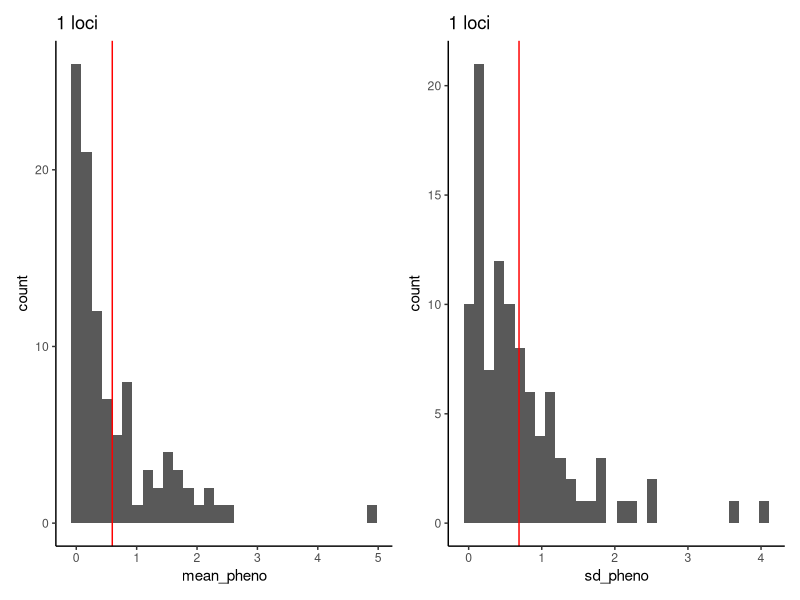
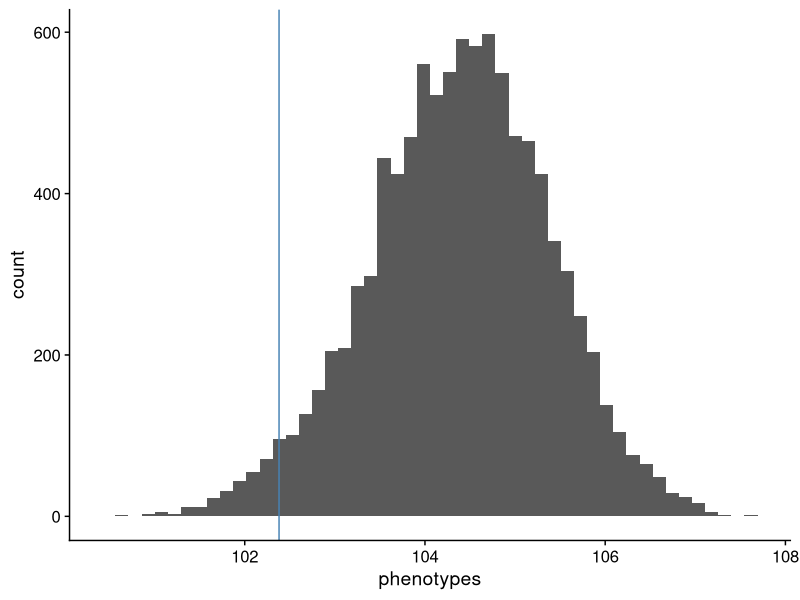
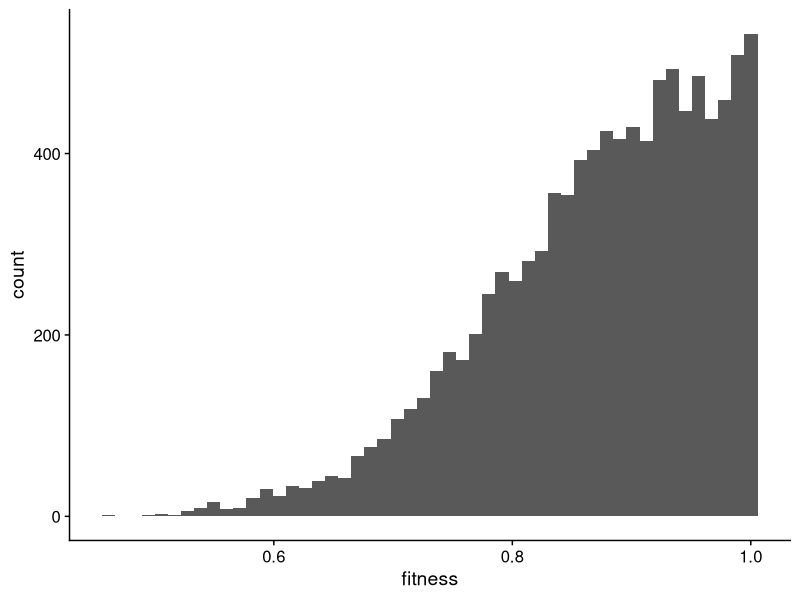
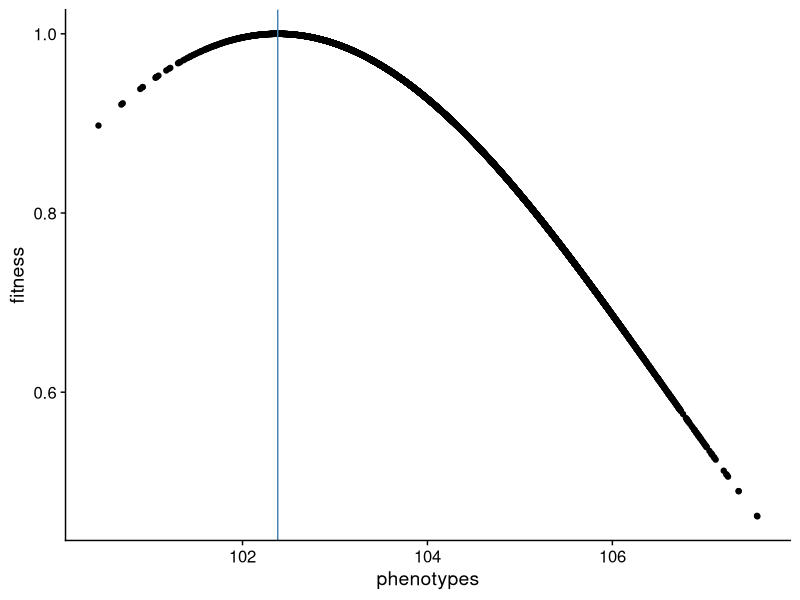
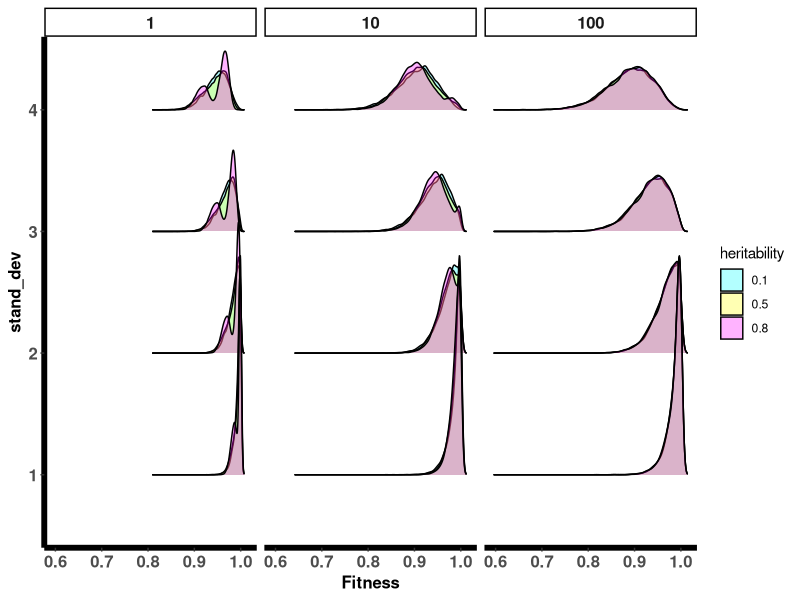
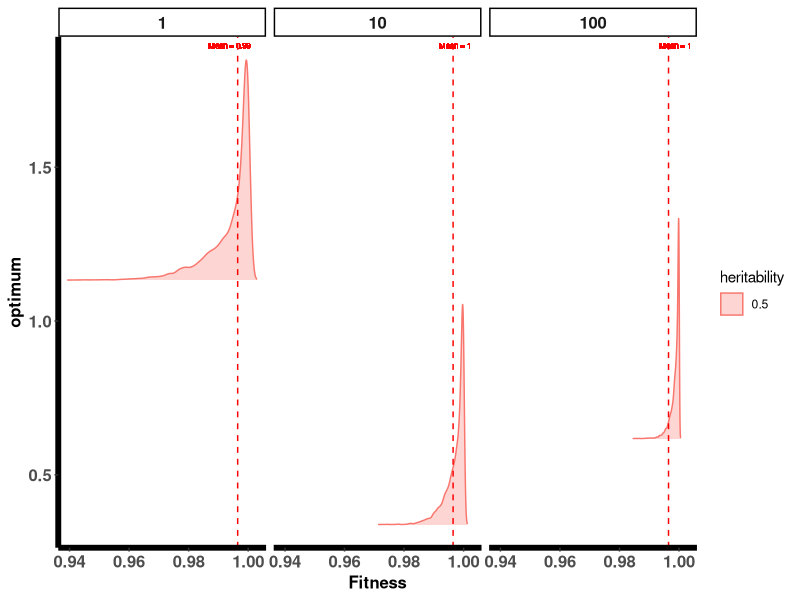

Write the R code that produced these figures, in order. (Note: this script raises an error after producing the figures.)
## ---- chunk 1
library(tidyverse)
library(patchwork)
library(cowplot)

seeds <- round(seq(1234, 2500, length.out = 100))

nloci <- 1
ninds <- 10000
h2 <- 0.5

mean_pheno <- numeric(length = length(seeds))
sd_pheno <- numeric(length = length(seeds))

for (i in seq_along(seeds)) {
  seed <- seeds[i]
  set.seed(seed)
  
  effects <- rexp(nloci)
  markers <- runif(nloci, 0, 1) #Probability of carrying a given allele 
  additive <- numeric(length = ninds)
  
  for (ind in 1:ninds) {
    geno <- rbinom(nloci, 1, markers)
    effs <- geno*effects
    additive[ind] <- sum(effs)
  }
  V_A <- var(additive)
  V_E <- (V_A/h2)- V_A
  env <- rnorm(ninds, 0.0, sqrt(V_E))
  
  df <- tibble(phenotypes = additive + env)
  #df$phenotypes <- (df$phenotypes / sd(df$phenotypes))
  mean_pheno[i] <- mean(df$phenotypes)
  sd_pheno[i] <- sd(df$phenotypes)
}

mypheno <- tibble(mean_pheno = mean_pheno, sd_pheno = sd_pheno)
# head(mypheno)
# max(mypheno$mean_pheno)
# min(mypheno$mean_pheno)

µs <- mypheno %>% summarise(µp = mean(mean_pheno), µsd = mean(sd_pheno))
## ---- chunk 2
library(patchwork)

p1 <- ggplot()+
  geom_histogram(data = mypheno, aes(mean_pheno), bins = 30)+
  geom_vline(xintercept = µs$µp, color = "red")+
  ggtitle("1 loci")+
  theme(plot.title = element_text(hjust = 0.5))+
  theme_classic()

p2 <- ggplot()+
  geom_histogram(data = mypheno, aes(sd_pheno), bins = 30)+
  geom_vline(xintercept = µs$µsd, color = "red")+
  ggtitle("1 loci")+
  theme(plot.title = element_text(hjust = 0.5))+
  theme_classic()

p1|p2
## ---- chunk 3
library(tidyverse)
library(cowplot)
theme_set(theme_cowplot())

rm(list = ls())
set.seed(7711)

#how many loci
nloci <- 1

#how many individuals
ninds <- 10000

#heritability
h2 <- 0.5

#get effects
effects <- rexp(nloci)
#effects <- rgamma(nloci, 8, 7)
#effects <- rbeta(nloci, 1, 1)
#get freqs
markers <- runif(nloci,0.01,0.99)

additive <- numeric(length = ninds)

for(ii in 1:ninds){
  #get genotype for 10 loci for one individual
  geno <- rbinom(rep(1,10),rep(1,10), markers)
  effs <- geno*effects
  additive[ii] <- sum(effs)
}

V_A <- var(additive)
V_E <- (V_A/h2)- V_A
env <- rnorm(ninds, 0.0, sqrt(V_E))

phenotypes <- tibble(phenotypes = additive + env)

phenotypes$phenotypes <- (phenotypes$phenotypes/ sd(phenotypes$phenotypes)) + 100

#phenotypes$phenotypes <- ((phenotypes$phenotypes - mean(phenotypes$phenotypes))/sd(phenotypes$phenotypes)) + 100


#phenotypes$phenotypes <- (phenotypes$phenotypes/ max(phenotypes$phenotypes))  + 100
#phenotypes$phenotypes <- quantile(phenotypes$phenotypes, rank(phenotypes$phenotypes)/ length(phenotypes$phenotypes))
#phenotypes$phenotypes <- (phenotypes$phenotypes - mean(phenotypes$phenotypes))/ sd(phenotypes$phenotypes) 
#phenotypes$phenotypes <- ((phenotypes$phenotypes - min(phenotypes$phenotypes))/ (max(phenotypes$phenotypes) - min(phenotypes$phenotypes)))
#phenotypes$phenotypes <- (phenotypes$phenotypes/ mean(phenotypes$phenotypes))  + 100

#define new optimum
new_opt <- mean(phenotypes$phenotypes) - sd(phenotypes$phenotypes)*2

phenotypes |>
  ggplot(aes(x=phenotypes)) +
  geom_histogram(bins = 50) +
  geom_vline(xintercept = new_opt, color = "steelblue")


scaling_f <- mean(phenotypes$phenotypes)
  
#phenotypes$fitness <- 1 - ((phenotypes$phenotypes - new_opt)^2/phenotypes$phenotypes) #Quadratic
#phenotypes$fitness <- exp(-(1/10) * (phenotypes$phenotypes - new_opt)^2)# we can alsp try 1/
phenotypes$fitness <- exp(-(3/mean(phenotypes$phenotypes)) * ((phenotypes$phenotypes - new_opt))^2)

#phenotypes$fitness <- exp(-(3/(scaling_f)) * (phenotypes$phenotypes - new_opt)^2)
#phenotypes$fitness <- (dnorm(new_opt - phenotypes$phenotypes, 10))

phenotypes |>
  ggplot(aes(x=fitness)) +
  geom_histogram(bins = 50)


phenotypes |>
  ggplot(aes(phenotypes, fitness)) +
  geom_point() +
  #ylim(0,1) +
  geom_vline(xintercept = new_opt, color = "steelblue")
 #  
## ---- chunk 4
# nloci <- c(1, 10, 30, 100, 300, 1000)
# ninds <- 10000
# h2s <- c(0.1, 0.5, 0.8)
# sds <- 1:4
# 
# seeds <-1234 #round(seq(1234, 2500, length.out = 50))
# 
# # Initialize df dataframe
# df <- tibble()
# 
# for (seed in seeds) {
#   set.seed(seed)
#   
#   for(locus in nloci){
#     effects <- rexp(locus)
#     markers <- runif(locus, 0, 1) # Probability of carrying a given allele
#     additive <- numeric(length = ninds)
#     
#     for (ind in 1:ninds) {
#       geno <- rbinom(locus, 1, markers)
#       effs <- geno * effects
#       additive[ind] <- sum(effs)
#       V_A <- locus/3 # Scaling VA based on the observation
#     }
#    # V_A <- locus/3
#     #V_A <- var(additive)
#     
#     for(h2 in h2s){
#       V_E <- (V_A / h2) - V_A
#       env <- rnorm(ninds, 0.0, sqrt(V_E))
#       
#       for (sd in sds) {
#         myphedata <- tibble(
#           phenotypes = additive + env,
#           
#           mup = 0.5*locus, # Expected mean
#           sdp = sqrt(locus/(3*h2)), #Expected standard deviation
#           phenotype = ((phenotypes - mup)/sdp), # Phenotype scaling
#           
#           optimum = mean(phenotype) + (sd * sd(phenotype)),
#           sd = sd,  # Add sd column
#           seed = seed,  # Add seed column
#           h2 = h2,  # Add h2 column
#           locus = locus  # Add locus column
#         )
#         df <- bind_rows(df, myphedata)
#       }
#     }
#   }
# }
# 
# newdataset <- df %>% group_by(seed, sd, locus, h2) %>%
#   mutate(Fitness = exp(-(1/150) * (phenotype - optimum)^2),
#     heritability = factor(h2),
#     stand_dev = factor(sd))

## ---- chunk 5
# library(ggridges)
# theme_set(theme_classic())
# 
# ggplot(newdataset, aes(y = stand_dev, x = Fitness)) +
#   geom_density_ridges(aes(fill = heritability), alpha = 0.3,bandwidth = 0.01) + 
#   scale_fill_manual(values = c("cyan", "yellow", "magenta")) +
#   facet_grid(~locus)+
#   theme(axis.text = element_text(size = 12, face = "bold"),
#         axis.line = element_line(size = 2),
#         axis.title = element_text(size = 12, face = "bold"),
#         strip.text = element_text(size = 12, face = "bold"))
## ---- chunk 6
rm(list = ls())
library(tidyverse)

nloci <- c(1, 10, 100) #, 500, 1000, 10000
ninds <- 10000
h2s <- c(0.1, 0.5, 0.8)
sds <- 1:4

seeds <-1234 #round(seq(1234, 2500, length.out = 50))

# Initialize df dataframe
df <- tibble()

for (seed in seeds) {
  set.seed(seed)
  
  for(locus in nloci){
    effects <- rexp(locus)
    markers <- runif(locus, 0, 1) # Probability of carrying a given allele
    additive <- numeric(length = ninds)
    
    for (ind in 1:ninds) {
      geno <- rbinom(locus, 1, markers)
      effs <- geno * effects
      additive[ind] <- sum(effs)
    }
    V_A <- var(additive)#locus/3
    
    for(h2 in h2s){
      V_E <- (V_A / h2) - V_A
      env <- rnorm(ninds, 0.0, sqrt(V_E))

       for (sd in sds) {
         #sdp <- sqrt(locus / (3 * h2))
        if (locus == 1) {
          sdp <- sqrt(locus*3/h2)
        } else {
          sdp <- sqrt(locus / (3 * h2))
        }
        myphedata <- tibble(
          phenotypes = additive + env,
          
          mup = 0.5*locus, # Expected mean
          sdp = sdp, #Expected standard deviation.         
          phenotype = ((phenotypes - mup)/sdp), # Phenotype scaling
          
          optimum = mean(phenotype) + sd * sd(phenotype),
          ## Fitness = ifelse(locus==1, exp(-(1/100) * (phenotype - optimum)^2), 
            ##                exp(-(1/locus) * (phenotype - optimum)^2)),
          sd = sd,  # Add sd column
          seed = seed,  # Add seed column
          h2 = h2,  # Add h2 column
          locus = locus  # Add locus column
        )
        df <- bind_rows(df, myphedata)
      }
    }
  }
}

newdataset <- df %>% #group_by(sd, locus, h2) %>%
  mutate(heritability = factor(h2),
    stand_dev = factor(sd),
    Fitness = ifelse(locus==1, exp(-(1/150) * (phenotype - optimum)^2), 
                           exp(-(1/150) * (phenotype - optimum)^2))
    )

## ---- chunk 7
library(cowplot)
library(patchwork)
library(ggridges)
theme_set(theme_classic())

ggplot(newdataset, aes(y = stand_dev, x = Fitness)) +
  geom_density_ridges(aes(fill = heritability), alpha = 0.3) + # ,bandwidth = 0.12, rel_min_height = 0.0005
  scale_fill_manual(values = c("cyan", "yellow", "magenta")) +
  facet_grid(~locus, scales = "free_y")+
  #scale_y_discrete(expand = c(0.01, 0))+
  theme(axis.text = element_text(size = 12, face = "bold"),
        axis.line = element_line(size = 2),
        axis.title = element_text(size = 12, face = "bold"),
        strip.text = element_text(size = 12, face = "bold"))
## ---- chunk 8
rm(list = ls())
library(tibble)
library(dplyr)

nloci <- c(1, 10, 100) #, 500, 1000, 10000
ninds <- 10000
h2s <- c(0.5)
sds <- 1

seeds <- 1234 #round(seq(1234, 2500, length.out = 50))

# Initialize df dataframe
df <- tibble()

for (seed in seeds) {
  set.seed(seed)
  
  for (locus in nloci) {
    effects <- rexp(locus)
    markers <- runif(locus, 0, 1) # Probability of carrying a given allele
    additive <- numeric(length = ninds)
    
    for (ind in 1:ninds) {
      geno <- rbinom(locus, 1, markers)
      effs <- geno * effects
      additive[ind] <- sum(effs)
    }
    V_A <- var(additive) # locus/3
    
    for (h2 in h2s) {
      V_E <- (V_A / h2) - V_A
      env <- rnorm(ninds, 0.0, sqrt(V_E))
      
      for (sd in sds) {
        if (locus == 1) {
          sdp <- sqrt(locus * 3 / h2)
        } else {
          sdp <- sqrt(locus / (3 * h2))
        }
        myphedata <- tibble(
          phenotypes = additive + env,
          mup = 0.5 * locus, # Expected mean
          sdp = sdp, # Expected standard deviation
          phenotype = ((phenotypes - mup) / sdp), # Phenotype scaling
          optimum = mean(phenotype) + sd * sd(phenotype),
          sd = sd, # Add sd column
          seed = seed, # Add seed column
          h2 = h2, # Add h2 column
          locus = locus # Add locus column
        )
        df <- bind_rows(df, myphedata)
      }
    }
  }
}

newdataset <- df %>% group_by(sd, locus, h2, optimum) %>%
  mutate(
    heritability = factor(h2),
    stand_dev = factor(sd),
    Fitness = ifelse(locus == 1, exp(-(1/150) * (phenotype - optimum)^2),
                     exp(-(1/(150 * sqrt(locus))) * (phenotype - optimum)^2))
  )

## ---- chunk 9

newdataset2 <- newdataset %>% group_by(sd, locus, heritability) %>%
  mutate(Fitness = (round(Fitness, digits = 6)),
         Optimum = factor(round(optimum, digits = 6)),
         Mean_Fitness = mean(Fitness, na.rm = TRUE)) %>%
  filter(stand_dev ==1)

ggplot(newdataset2, aes(y = optimum, x = Fitness, color = heritability)) +
  geom_density_ridges(aes(fill = heritability), alpha = 0.3) +
  geom_vline(aes(xintercept = mean(Fitness)), linetype="dashed", color = "red") +
  geom_text(aes(x = Mean_Fitness, label = paste("Mean =", round(Mean_Fitness, 2))), y = Inf, vjust = 2, color = "red", size = 2) +
  facet_grid(~locus, scales = "free_y")+
  theme(axis.text = element_text(size = 12, face = "bold"),
        axis.line = element_line(size = 2),
        axis.title = element_text(size = 12, face = "bold"),
        strip.text = element_text(size = 12, face = "bold"))
## ---- chunk 10
# # plot of Optimum vs. sd
# ggplot(newdataset, aes(x = sd, y = optimum,  color = heritability)) +
#   geom_point() +
#   facet_wrap(~locus, scales = "free_y")+
#   labs( title = "optimum vs. Standard Deviation",
#         x = "Standard Deviation (sd)",
#         y = "optimum"
#   )+
#   theme(plot.title = element_text(hjust = 0.5))
## ---- chunk 11
# # Calculate the sequential difference t1 - t in optimum
# 
# newdataset2 <- newdataset %>% 
#   #dplyr::filter(h2 > 0.1) %>% 
#   dplyr::select(optimum, sd, heritability, locus, Fitness, phenotype) %>% 
#   distinct() %>% 
#   group_by(locus, heritability) %>% 
#   arrange(sd) %>% 
#   mutate(optimum_diff = c(NA, diff(optimum)),
#          Fitness = as.factor(round(Fitness, digits = 5))) %>% 
#   drop_na()
# 
# # Create the modified plot
# ggplot(newdataset2, aes(x = sd, y = optimum_diff, color = heritability)) +
#   geom_point() +
#   facet_wrap(~locus, scales = "free_y") +
#   labs(
#     title = "Optimal Difference  vs. Standard Deviation",
#     x = "Standard Deviation (sd)",
#     y = "Optimal Difference"
#   )+
#   theme(plot.title = element_text(hjust = 0.5))
## ---- chunk 12
# 
# library(ggridges)
# theme_set(theme_classic())
# 
# ggplot(newdataset, aes(x = phenotype, y = Fitness, fill = heritability)) +
#   #geom_density_ridges(aes(fill = heritability), alpha = 0.3) + 
#   geom_histogram()+
#   #scale_fill_manual(values = c("cyan", "yellow", "magenta")) +
#   facet_grid(~locus, scales = "free_y")+
#   #scale_y_discrete(expand = c(0.01, 0))+
#   theme(axis.text = element_text(size = 12, face = "bold"),
#         axis.line = element_line(size = 2),
#         axis.title = element_text(size = 12, face = "bold"),
#         strip.text = element_text(size = 12, face = "bold"))
## ---- chunk 13
newdataset2 <- df %>% group_by(seed, sd, locus, h2) %>%
  mutate(heritability = factor(h2),
    stand_dev = factor(sd),
    Fitness = as.factor(round(Fitness, digits = 5)))

ggplot(newdataset2, aes(phenotype, Fitness, fill = heritability)) +
  geom_density_ridges(aes(fill = heritability), alpha = 0.3) +
  facet_grid(~locus, scales = "free_y")+
  theme(axis.text = element_text(size = 12, face = "bold"),
        axis.line = element_line(size = 2),
        axis.title = element_text(size = 12, face = "bold"),
        strip.text = element_text(size = 12, face = "bold"))
## ---- chunk 14
#unique(newdataset2$Fitness)
## ---- chunk 15
rm(list = ls())
library(tibble)
library(dplyr)

nloci <- c(1, 10, 100, 300)
ninds <- 10000
h2s <- c(0.1, 0.5, 0.8)
sds <- 1:4

seeds <- 690897

# Initialize df as an empty tibble
df <- tibble()#numeric(length = ninds)

  # Loop for loci
  for (locus in nloci) {
    effects <- rexp(locus)
    markers <- runif(locus, 0, 1)
    additive <- numeric(length = ninds)

    #  Additive effects for individuals
    for (ind in 1:ninds) {
      geno <- rbinom(locus, 1, markers)
      effs <- geno * effects
      additive[ind] <- sum(effs)
    }
    V_A <- locus / 3

    # Loop for heritabilities
    for (h2 in h2s) {
      V_E <- (V_A / h2) - V_A
      env <- rnorm(ninds, 0.0, sqrt(V_E))
      
      for (stand in sds) {
        myphedata <- tibble(
          phenotypes = additive + env,
          mup = 0.5 * locus, # Expected mean
          sdp = ifelse(locus == 1, sqrt((3*locus) / h2), sqrt(locus / (3 * h2))), 
          phenotype = (phenotypes - mup) / sdp, # Phenotype scaling
          optimum = mean(phenotype) + (stand * sd(phenotype)),
          Fitness = ifelse(locus <= 10, exp(-(1/100) * (phenotype - optimum)^2), 
                           exp(-(1/(100*sdp)) * (phenotype - optimum)^2)),
          stand = stand,  
          h2 = h2,  
          locus = locus
        )
        df <- bind_rows(df, myphedata)
      }
    }
  }

## ---- chunk 16
newdataset <- df %>%
  group_by(stand, locus, h2) %>%
  mutate(
    heritability = factor(h2),
    stand_dev = factor(stand),
    optimum = factor(optimum),
    mean_fitness = mean(Fitness)
  )
## ---- chunk 17
library(ggplot2)
library(ggridges)
theme_set(theme_classic())

ggplot(newdataset %>% filter(stand==4, heritability == 0.5), aes(x = Fitness, y = round(optimum, digits = 4))) +
  geom_density_ridges(aes(fill = heritability), alpha = 0.3, bandwidth = 0.01) + # fill = heritability
  scale_fill_manual(values = c("magenta", "cyan", "yellow")) +
  geom_vline(aes(xintercept = mean_fitness), color = "darkblue") +
  geom_text(aes(x = mean_fitness, label = paste("Mean =", round(mean_fitness, 4)),), y = 3, vjust = 0.5, hjust = 0.5, color = "darkblue", size = 2) +
  facet_grid(~locus)
## ---- chunk 18
library(tidyverse)
library(cowplot)
library(ggridges)
sds <- 1:4
dataf1 <- list() # Ensure this is a list
for (sdt in sds) {
  set.seed(124935)
  phenotypes <- seq(from = -6, to = 6, by = 0.1)
  phenotypes = (phenotypes - mean(phenotypes))/sd(phenotypes)
  optimum <- mean(phenotypes) + sdt * sd(phenotypes)
  fitness <- exp(-(1/150) * (phenotypes - optimum)^2)
  sdt <- sdt
  dataf1[[sdt]] <- tibble(phenotypes, optimum, fitness, sdt) # Corrected to dataf1
}
#tail(dataf1[[4]]) # Display the head of the first tibble in the list
dataf1 <- bind_rows(dataf1)
tail(dataf1)
## ---- chunk 19
library(ggridges)
theme_set(theme_classic())

dataf2 <- dataf1 %>% 
  mutate(optimum = factor(round(optimum, digits = 3)), standv = factor(sdt))

# Calculate the mean fitness for each standv group
mean_fitness <- dataf2 %>% 
  group_by(standv) %>% 
  summarize(mean_optimum = mean(fitness))

ggplot(dataf2) +
  geom_density_ridges(aes(y = optimum, x = fitness, color = standv, fill = standv), alpha = 0.3) +
  geom_vline(data = mean_fitness, aes(xintercept = mean_optimum), color = "blue") +
  geom_text(data = mean_fitness, aes(x = mean_optimum, label = paste("Mean =", round(mean_optimum, 2))), 
            y = 5, vjust = 0.5, hjust = 0.5, color = "darkred", size = 3) +  
  facet_grid(~standv, scales = "free_y") +
  theme(axis.text = element_text(size = 12, face = "bold"),
        axis.line = element_line(size = 2),
        axis.title = element_text(size = 12, face = "bold"),
        strip.text = element_text(size = 12, face = "bold"))
## ---- chunk 20
rm(list = ls())
library(tibble)
library(dplyr)

nloci <- c(1, 10, 30, 100, 300) # Number of loci
inds <- 10000 # Number of individuals
h2s <- c(0.1, 0.5, 0.8) # Heritability
sds <- 1:4 # Standard deviations for optimum

# dataframe
df_list <- list()  # List to store iterations
for (iteration in 1:1000) { # 1000 iterations
  df <- tibble()  # dataframe for each iteration
  mypheno <- list()
  set.seed(iteration)  # Use iteration as seeds
  for(locus in nloci){
    effs <- rexp(locus) # Random effects
    markers <- runif(locus, 0, 1) # Random markers
    additive <- numeric(inds)
    for(ind in 1:inds){
      genome <- rbinom(locus, 1, markers) # Genomic representation
      effects <- genome * effs # Calculate effects
      additive[ind] <- sum(effects) # Sum of effects
    }
    VA <- var(additive) # Additive variance
    for(h2 in h2s){
      VE <- (VA/h2) - VA # Environmental variance
      env <- rnorm(inds, 0, sqrt(VE)) # Environmental effect
      for(standv in sds){
        # Adjust phenotype scaling based on locus and heritability
        sdp = ifelse(locus == 1, sqrt((3*locus)/h2), sqrt(locus/(3 * h2)))
        mypheno <- tibble(
          phenotypes = additive + env,
          mup = 0.5 * locus, # Mean phenotype
          sdp = sdp, # Standard deviation of phenotype
          standv = standv,
          heritability = h2,
          locus = locus
        )
        df <- bind_rows(df, mypheno)
      }
    }
  }
  df_list[[iteration]] <- df  # Store dataframe in my list of data
}

# A single dataframe
combined_df <- do.call(bind_rows, df_list)

newdataset <- combined_df %>%
  group_by(heritability, locus, standv) %>%
  mutate(phenotype = (phenotypes - mup) / sdp, # Scaled phenotype
         optimum = mean(phenotype) + (standv * sd(phenotype)), # Optimum phenotype
         Fitness = case_when(
           locus == 1 ~ exp(-(sd(phenotype)/4) *  (phenotype - optimum)^2),
           TRUE ~ exp(-(sd(phenotype)/100) * (phenotype - optimum)^2)),
         mean_fit = mean(Fitness),
         heritability = factor(heritability),
         standv = factor(standv)) %>% 
  ungroup()

## ---- chunk 21

theme_set(theme_classic())

ggplot(newdataset %>% 
  filter(standv == 4), aes(Fitness)) +
  geom_density()+
  geom_vline(data = newdataset%>% 
  filter(standv == 4), aes(xintercept = mean_fit), color = "darkred") +
  geom_text(data = newdataset%>% 
  filter(standv == 4), aes(x = mean_fit, label = round(mean_fit, 4)), color = "red", vjust = 5, hjust = 0.1, y = Inf) +
  facet_wrap(~interaction(locus,heritability), scales = "free_y", ncol = 3) +
  theme(axis.text = element_text(size = 12, face = "bold"),
        axis.title = element_text(size = 12, face = "bold"),
        strip.text = element_text(size = 12, face = "bold"))
## ---- chunk 22
library(ggridges)
theme_set(theme_classic())

ggplot(newdataset %>% 
  filter(locus <=100), aes(y = standv, x = Fitness)) +
  geom_density_ridges(aes(fill = heritability), alpha = 0.3) + 
  scale_fill_manual(values = c("cyan", "yellow", "magenta")) +
  facet_grid(~locus, scales = "free_y")+
  theme(axis.text = element_text(size = 12, face = "bold"),
        #axis.line = element_line(size = 2),
        axis.title = element_text(size = 12, face = "bold"),
        strip.text = element_text(size = 12, face = "bold"))
## ---- chunk 23
theme_set(theme_classic())
ggplot(newdataset %>% filter(standv == 4, heritability == 0.5, locus <= 100) %>%
         group_by(locus), aes(x = Fitness, y = optimum)) +
  geom_density_ridges(aes(fill = heritability), alpha = 0.3, bandwidth = 0.01) +
  geom_vline(data = . %>% group_by(locus) %>% summarise(MeanFitness = mean(Fitness)), aes(xintercept = MeanFitness), color = "darkblue") +
  geom_text(data = . %>% group_by(locus) %>% summarise(MeanFitness = mean(Fitness)), aes(x = MeanFitness, label = paste("Mean =", round(MeanFitness, 4))),  y = 4, vjust = 0.5, hjust = 0.5, color = "darkblue", size = 3) +
  facet_grid(~locus) +
  theme(legend.position = "none",
        axis.text = element_text(size = 12, face = "bold"),
        axis.title = element_text(size = 12, face = "bold"),
        strip.text = element_text(size = 12, face = "bold"))

